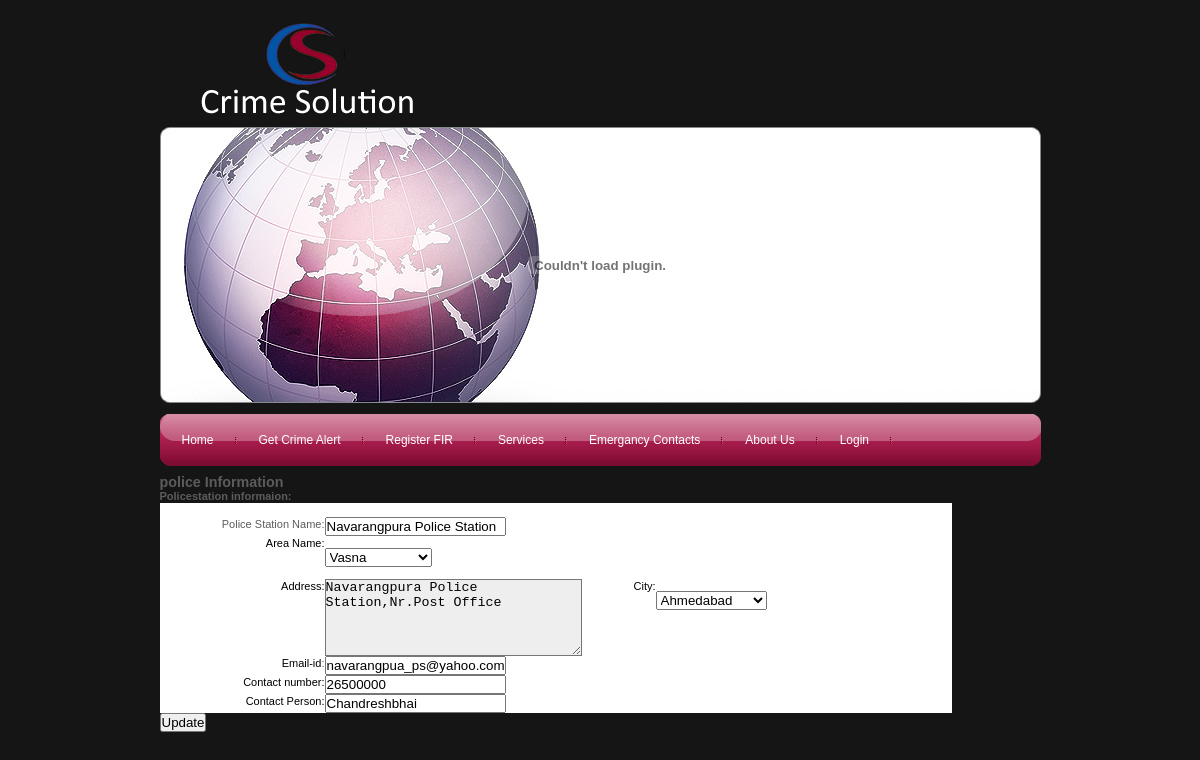
The app's page /editpolicestation.php?psname=Navarangpura Police Station with its own data.
### tables this page shows
CREATE TABLE `mstr_policestation` (
  `poilcestation_id` int(10) unsigned NOT NULL auto_increment,
  `area_id` int(10) unsigned NOT NULL,
  `address` varchar(255) NOT NULL,
  `contact_no` int(10) unsigned NOT NULL,
  `Email_id` varchar(255) NOT NULL,
  `contact_person` varchar(45) NOT NULL,
  `starting_date` datetime NOT NULL,
  `policestation_name` varchar(45) NOT NULL,
  `city_id` int(10) unsigned NOT NULL,
  PRIMARY KEY  (`poilcestation_id`),
  KEY `FK_mstr_policestation_1` (`area_id`),
  KEY `FK_mstr_policestation_2` (`city_id`),
  CONSTRAINT `FK_mstr_policestation_1` FOREIGN KEY (`area_id`) REFERENCES `mstr_area` (`area_id`),
  CONSTRAINT `FK_mstr_policestation_2` FOREIGN KEY (`city_id`) REFERENCES `mstr_city` (`city_id`)
);

CREATE TABLE `mstr_area` (
  `area_id` int(10) unsigned NOT NULL auto_increment,
  `area_name` varchar(45) NOT NULL,
  `pincode` int(10) unsigned NOT NULL,
  `city_id` int(10) unsigned NOT NULL,
  PRIMARY KEY  (`area_id`),
  KEY `FK_mstr_area_1` (`city_id`),
  CONSTRAINT `FK_mstr_area_1` FOREIGN KEY (`city_id`) REFERENCES `mstr_city` (`city_id`)
);

CREATE TABLE `mstr_city` (
  `city_id` int(10) unsigned NOT NULL auto_increment,
  `city_name` varchar(45) NOT NULL,
  PRIMARY KEY  (`city_id`)
);

### editpolicestation.php (the view, shortened to what this page needs)
<?php
include("header.php");
$pstationname = $_GET['psname'];
$selectQuery = "select *from mstr_policestation where policestation_name= '".$pstationname."' ";
$rs = mysql_query($selectQuery);
$record = mysql_fetch_array($rs);
?>
<body>
<h1>police Information</h1>
<form name="editpolicestation.php" action="updatepolicestation.php" method="post">
<table>
 <tr>
    <th colspan="3" class="first"><strong>Policestation informaion:</strong></th>
 </tr>
 <tr>
   <td align="right" valign="middle" bgcolor="#FFFFFF">&nbsp;</td>
   <td colspan="3" align="left" bgcolor="#FFFFFF">&nbsp;</td>
 </tr>
 <tr>
			<td width="165" align="right" valign="middle" bgcolor="#FFFFFF">
			<span class="style3">Police Station Name: </span> </td>
			<td colspan="3" align="left" bgcolor="#FFFFFF"><span class="style3">
			<input type="text" value="<?php echo $record["policestation_name"]; ?>"
			       name="psname" id="psname" />
                    </span></td>
                  </tr>
                  <tr bgcolor="#993366">
                    <td align="right" valign="middle" bgcolor="#FFFFFF">
					<span class="style19" style="color: #000000">Area Name: </span> </td>
                    <td colspan="3" align="left" bgcolor="#FFFFFF"><span class="style15 style3">
                      <select name="area" size="1"  id="area" >
                        <?php
						  $areaQuery = "select *from mstr_area";
						  $rsArea = mysql_query($areaQuery);
						  while($rowArea = mysql_fetch_array($rsArea))
						  {
						  ?>
                        <option value="<?php echo $rowArea['area_id']?>" <?php if($record["area_id"]==$rowArea['area_id']) echo "selected"; ?>> <?php echo $rowArea['area_name']?></option>
                        <?php }?>
                      </select>
                    </span></td>
                  </tr>
                  <tr>
                    <td height="60" align="right" valign="middle" bgcolor="#FFFFFF">
					<span class="style19" style="color: #000000"> Address:</span> </td>
                    <td width="207" align="left" bgcolor="#FFFFFF"><span class="style15 style3">
                      <label>
                      <TEXTAREA ROWS="5" COLS="30" name="address" id="address" style="background-color: #EEEEEE"><?php echo $record["address"]; ?></TEXTAREA>
                      </label>
                    </span></td>
                    <td width="74" align="right" valign="middle" bgcolor="#FFFFFF">
					<span class="style19" style="color: #000000">City:</span></td>
                    <td width="296" align="left" bgcolor="#FFFFFF"><span class="style15 style3">
                      <select name="city" size="1"  id="city" >
                        <?php
						  $cityQuery = "select *from mstr_city";
						  $rsCity = mysql_query($cityQuery);
						  while($rowCity = mysql_fetch_array($rsCity))
						  {
						  ?>
                        <option value="<?php echo $rowCity['city_id']?>" <?php if($record["city_id"]==$rowCity['city_id']) echo "selected"; ?>>
						<?php echo $rowCity['city_name']?></option>
                        <?php }?>
                      </select>
                    </span></td>
                  </tr>
                  <tr bgcolor="#999999">
                    <td align="right" valign="middle" bgcolor="#FFFFFF"><span class="style19" style="color: #000000">Email-id</span>: </td>
                    <td colspan="3" align="left" bgcolor="#FFFFFF"><span class="style15 style3">
                       <input type="text" value="<?php echo $record["Email_id"]; ?>" name="emailid"  maxlength="254"/>
                    </span></td>
                  </tr>
                  <tr bgcolor="#993366">
                    <td align="right" valign="middle" bgcolor="#FFFFFF">
					<span class="style19" style="color: #000000">
					<span class="style19" style="color: #000000">Contact number: </span></span> </td>
                    <td colspan="3" align="left" bgcolor="#FFFFFF">
					 <input type="text" value="<?php echo $record["contact_no"]; ?>" name="contactno" maxlength="12" />
					 					</td>
                  </tr>
                  <tr bgcolor="#993366">
                    <td align="right" valign="middle" bgcolor="#FFFFFF">
					<span class="style19" style="color: #000000">Contact Person:</span> </td>
                    <td colspan="3" align="left" bgcolor="#FFFFFF">
					 <input type="text" value="<?php echo $record["contact_person"]; ?>" name="contactperson" />
				 					</td>
                  </tr>
	 <tr><td><input type="submit" value="Update"  /></td>
        </tr>
	</table>
</form>
</body>
</html>

### files/template.css (style rules this page uses)
body, td, th, div, p, label { color:#5c5c5c; font:normal 11px/14px Verdana, Arial, Helvetica, sans-serif; }
#body { background:#151515; }

### files/constant.css (style rules this page uses)
* { padding:0px 0px 0px 0px; margin:0px 0px 0px 0px; }
html { height:100% }
body { text-align:center; }
table { border-collapse:collapse; border:0px; padding:0; }
td { vertical-align:top }
th { text-align:left; vertical-align:top }
h1 { font-size:130% }
select { height:auto; margin:12px 0px 12px 0px; vertical-align:middle }

### records on screen
mstr_policestation: psname "Navarangpura Police Station", area "Vasna", address "Navarangpura Police Station,Nr.Post Office", city "Ahmedabad", emailid "navarangpua_ps@yahoo.com", contactno "26500000", contactperson "Chandreshbhai"
